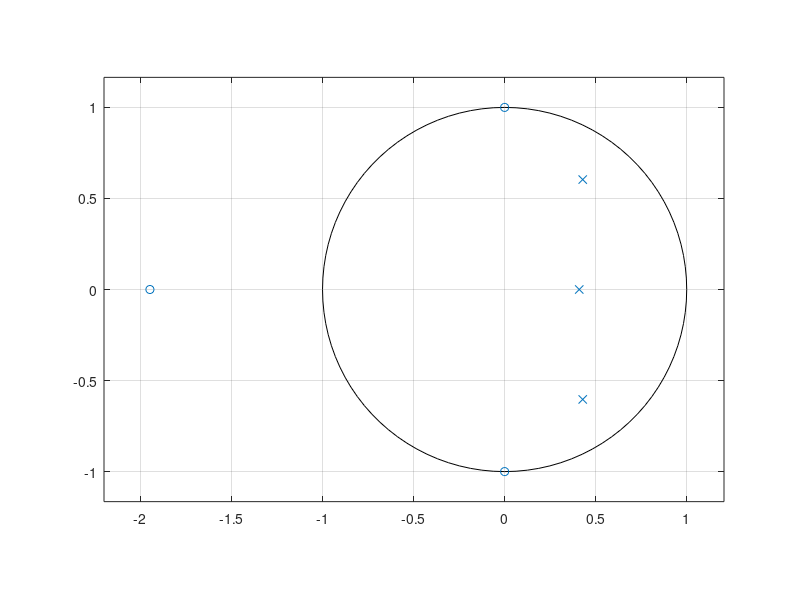

This chart was generated by the following MATLAB code:
clear
close all
clc 

pkg load signal;

a = [1, -1.2676, 0.9, -0.2248];
b = [0.0691, 0.1346, 0.0691, 0.1346];
x = [1:16]

% h)
zplane(b,a);
